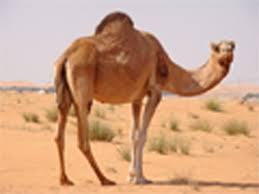
#> input picture imagefiltering/low_res.jpeg, 259 x 194 px
$ python sharping.py
#> lines starting #> are read from the running program, lines starting #| are printed output that depends on the picture
import cv2
import numpy as np

images = cv2.imread("low_res.jpeg")
#> images is the input picture: shape (194, 259, 3); mean B, G, R 135.1, 163.9, 205.8

sharpen_kernel = np.array([
    [0,-1,0],
    [-1,5,-1],
    [0,-1,0]
])

sharpen = cv2.filter2D(images,-10,sharpen_kernel)
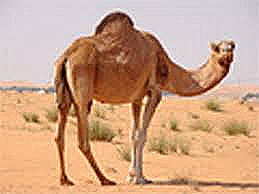
#> sharpen: shape (194, 259, 3); mean B, G, R 135.3, 164, 205.2
cv2.imshow("sharepen image",sharpen)
cv2.imshow("original image",images)
cv2.waitKey()
cv2.destroyAllWindows()
